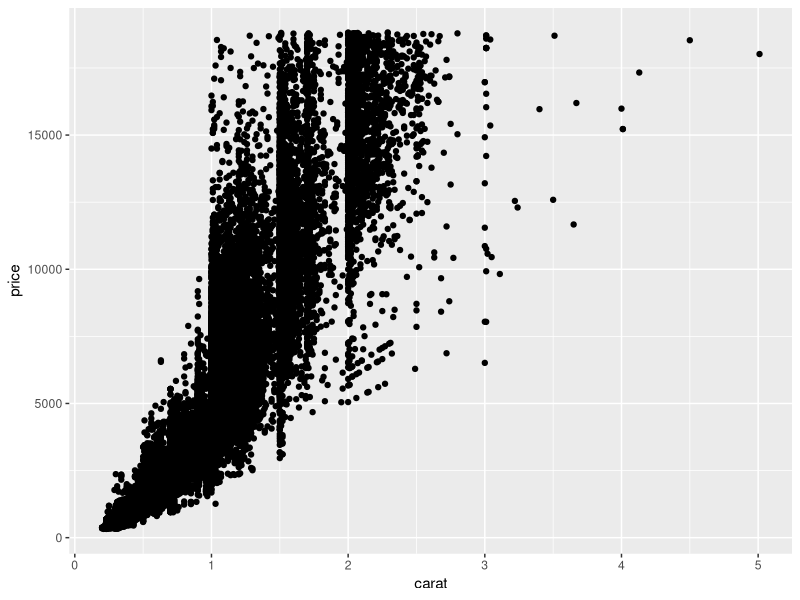
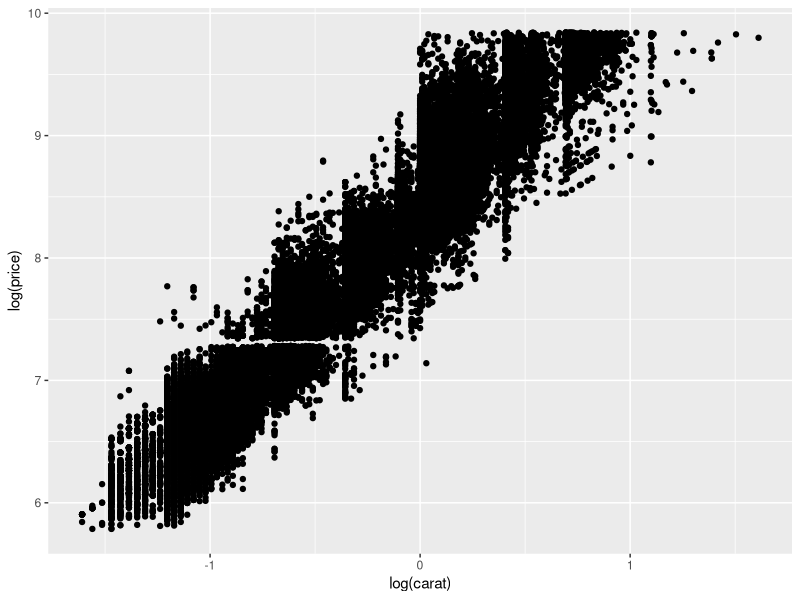
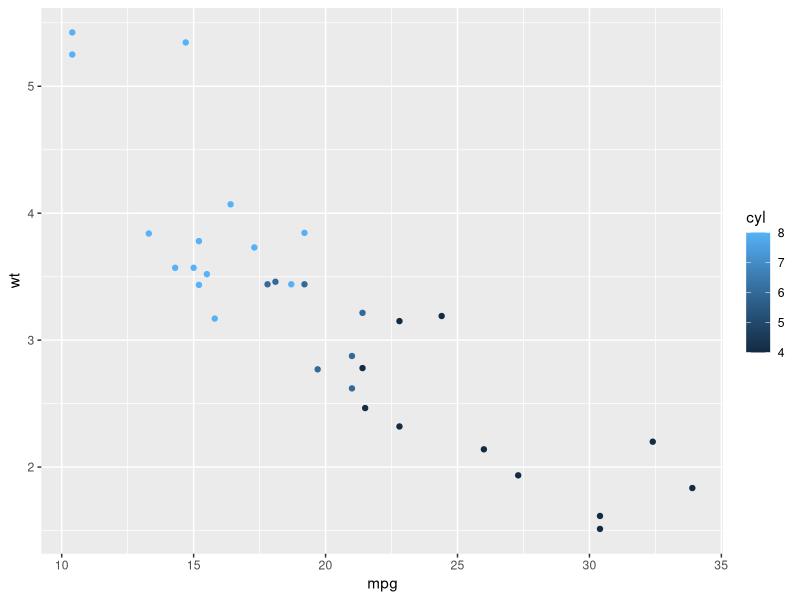
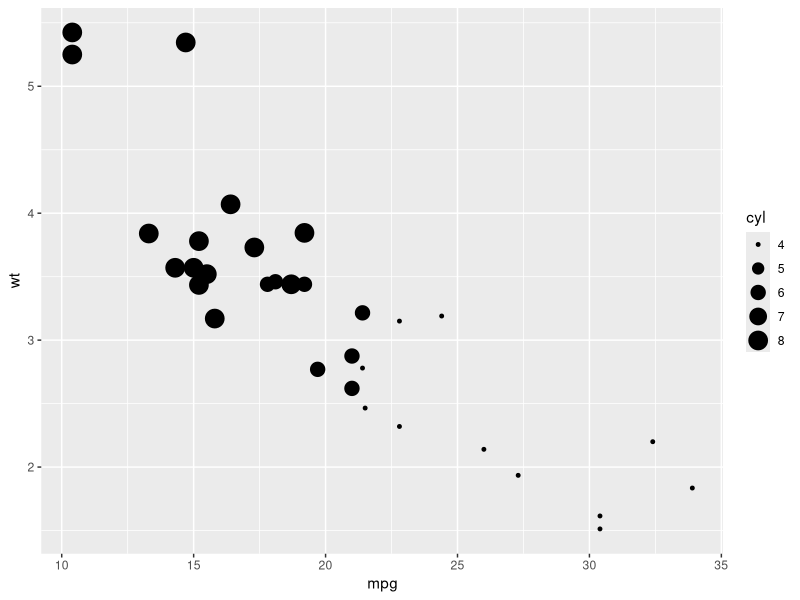
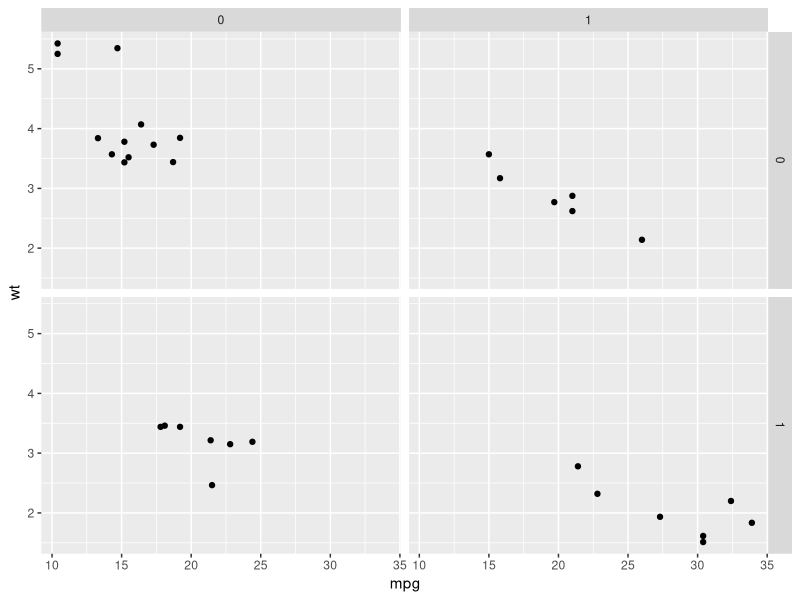

Write the R code that produced these figures, in order.
## ---- chunk 1
library(ggplot2)
qplot(carat, price, data = diamonds)
qplot(log(carat), log(price), data = diamonds)

qplot(mpg, wt, data = mtcars, colour = cyl)
qplot(mpg, wt, data = mtcars, size = cyl)
qplot(mpg, wt, data = mtcars, facets = vs ~ am)



